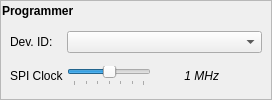
        <widget class="QFrame" name="programmerSecFrame">
         <property name="frameShape">
          <enum>QFrame::StyledPanel</enum>
         </property>
         <property name="frameShadow">
          <enum>QFrame::Raised</enum>
         </property>
         <property name="lineWidth">
          <number>3</number>
         </property>
         <property name="midLineWidth">
          <number>0</number>
         </property>
         <layout class="QVBoxLayout" name="verticalLayout_2">
          <property name="spacing">
           <number>0</number>
          </property>
          <property name="margin">
           <number>0</number>
          </property>
          <item>
           <widget class="QPushButton" name="programmerCeButton">
            <property name="maximumSize">
             <size>
              <width>16777215</width>
              <height>20</height>
             </size>
            </property>
            <property name="font">
             <font>
              <weight>75</weight>
              <bold>true</bold>
             </font>
            </property>
            <property name="styleSheet">
             <string notr="true">text-align: left;</string>
            </property>
            <property name="text">
             <string>Programmer</string>
            </property>
            <property name="icon">
             <iconset resource="Avr8UsbProg.qrc">
              <normaloff>:/Avr8UsbProg/images/1downarrow.png</normaloff>:/Avr8UsbProg/images/1downarrow.png</iconset>
            </property>
            <property name="flat">
             <bool>true</bool>
            </property>
           </widget>
          </item>
          <item>
           <widget class="QWidget" name="programmerSecWidget" native="true">
            <property name="sizePolicy">
             <sizepolicy hsizetype="Expanding" vsizetype="Minimum">
              <horstretch>0</horstretch>
              <verstretch>0</verstretch>
             </sizepolicy>
            </property>
            <layout class="QGridLayout" name="gridLayout_2">
             <property name="topMargin">
              <number>1</number>
             </property>
             <property name="bottomMargin">
              <number>3</number>
             </property>
             <property name="spacing">
              <number>3</number>
             </property>
             <item row="0" column="1" colspan="3">
              <widget class="QComboBox" name="portComboBox">
               <property name="maximumSize">
                <size>
                 <width>16777215</width>
                 <height>22</height>
                </size>
               </property>
               <property name="whatsThis">
                <string>Programmer HW comunication interface</string>
               </property>
               <property name="layoutDirection">
                <enum>Qt::LeftToRight</enum>
               </property>
               <property name="styleSheet">
                <string notr="true">text-align: left;</string>
               </property>
              </widget>
             </item>
             <item row="0" column="0">
              <widget class="QLabel" name="label_4">
               <property name="font">
                <font>
                 <weight>50</weight>
                 <bold>false</bold>
                </font>
               </property>
               <property name="text">
                <string>Dev. ID:</string>
               </property>
              </widget>
             </item>
             <item row="1" column="1">
              <widget class="QSlider" name="speedSlider">
               <property name="whatsThis">
                <string>Maximum clock rate for MCU's SPI programming interface</string>
               </property>
               <property name="minimum">
                <number>1</number>
               </property>
               <property name="maximum">
                <number>7</number>
               </property>
               <property name="value">
                <number>4</number>
               </property>
               <property name="orientation">
                <enum>Qt::Horizontal</enum>
               </property>
               <property name="tickPosition">
                <enum>QSlider::TicksBelow</enum>
               </property>
               <property name="tickInterval">
                <number>1</number>
               </property>
              </widget>
             </item>
             <item row="1" column="0">
              <widget class="QLabel" name="label_5">
               <property name="text">
                <string>SPI Clock</string>
               </property>
               <property name="textFormat">
                <enum>Qt::PlainText</enum>
               </property>
               <property name="openExternalLinks">
                <bool>true</bool>
               </property>
              </widget>
             </item>
             <item row="1" column="3">
              <widget class="QPushButton" name="speedToDefaultButton">
               <property name="maximumSize">
                <size>
                 <width>16777215</width>
                 <height>22</height>
                </size>
               </property>
               <property name="text">
                <string/>
               </property>
               <property name="icon">
                <iconset resource="Avr8UsbProg.qrc">
                 <normaloff>:/Avr8UsbProg/images/clear_left.png</normaloff>:/Avr8UsbProg/images/clear_left.png</iconset>
               </property>
               <property name="flat">
                <bool>true</bool>
               </property>
              </widget>
             </item>
             <item row="1" column="2">
              <widget class="QLabel" name="speedLabel">
               <property name="sizePolicy">
                <sizepolicy hsizetype="Fixed" vsizetype="Preferred">
                 <horstretch>0</horstretch>
                 <verstretch>0</verstretch>
                </sizepolicy>
               </property>
               <property name="minimumSize">
                <size>
                 <width>65</width>
                 <height>0</height>
                </size>
               </property>
               <property name="maximumSize">
                <size>
                 <width>65</width>
                 <height>16777215</height>
                </size>
               </property>
               <property name="font">
                <font>
                 <italic>true</italic>
                </font>
               </property>
               <property name="text">
                <string>1 MHz</string>
               </property>
               <property name="textFormat">
                <enum>Qt::PlainText</enum>
               </property>
               <property name="alignment">
                <set>Qt::AlignRight|Qt::AlignTrailing|Qt::AlignVCenter</set>
               </property>
               <property name="openExternalLinks">
                <bool>true</bool>
               </property>
              </widget>
             </item>
            </layout>
           </widget>
          </item>
         </layout>
        </widget>
